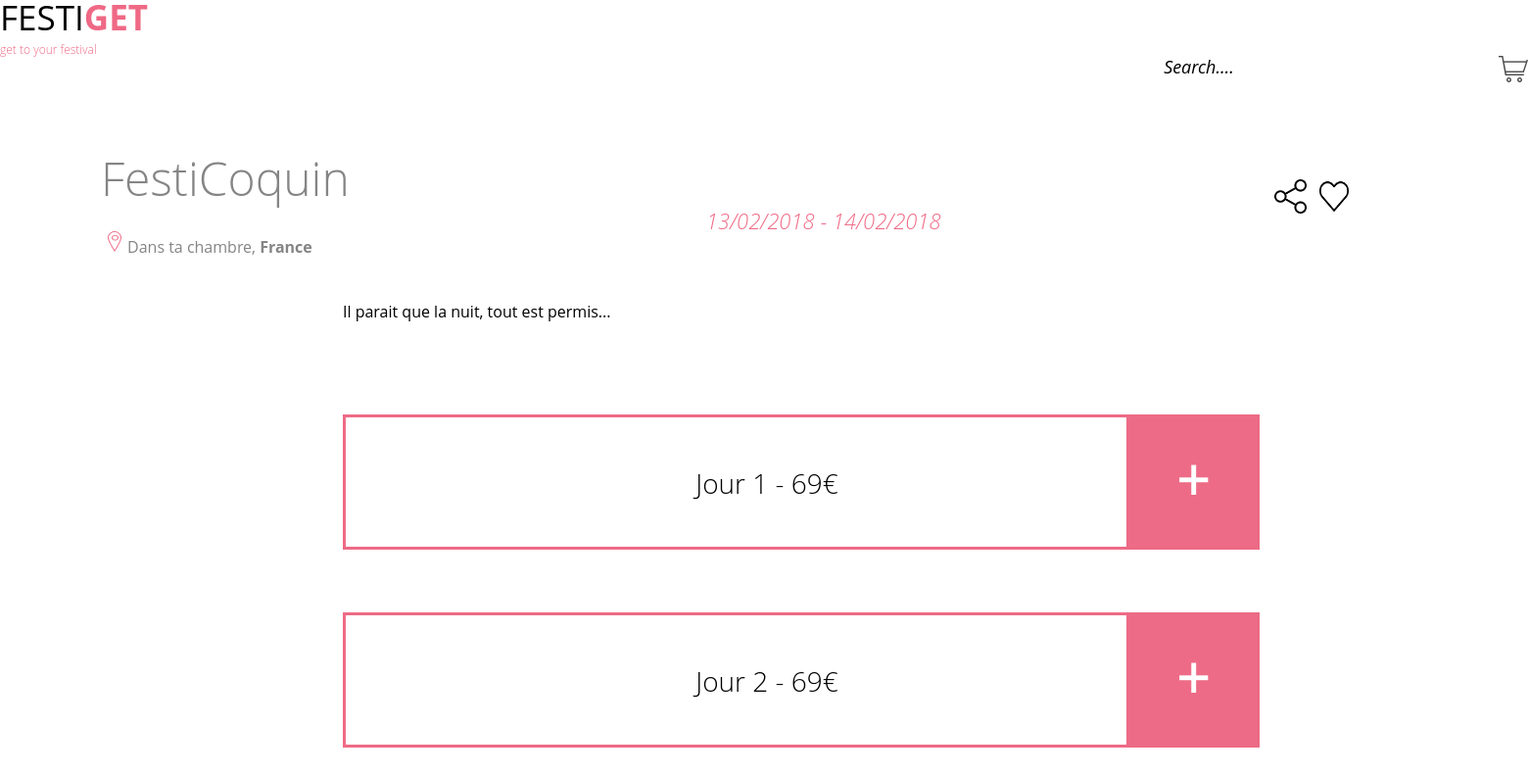
Screenshot of /product.php?id=1 with the database file from the repository.
### tables this page shows
CREATE TABLE `fest` (
  `id` int(11) NOT NULL AUTO_INCREMENT,
  `name` varchar(255) NOT NULL,
  `place` varchar(255) NOT NULL,
  `start` varchar(255) NOT NULL,
  `end` varchar(255) NOT NULL,
  `description` text NOT NULL,
  `ticket_count_d1` int(11) NOT NULL,
  `ticket_count_d2` int(11) NOT NULL,
  `ticket_count_d3` int(11) NOT NULL,
  `ticket_price_d1` int(11) NOT NULL,
  `ticket_price_d2` int(11) NOT NULL,
  `ticket_price_d3` int(11) NOT NULL,
  PRIMARY KEY (`id`),
  UNIQUE KEY `id` (`id`)
);

### product.php (the view, shortened to what this page needs)
<?php
require_once "connection.php";
$data_fetcher = $connection->prepare("
SELECT
  `id`,
  name,
  `place`,
  `start`,
  `end`,
  `description`,
  `ticket_count_d1`,
  `ticket_count_d2`,
  `ticket_count_d3`,
  `ticket_price_d1`,
  `ticket_price_d2`,
  `ticket_price_d3`
FROM
  `fest`");
$data_fetcher->execute();
$data = $data_fetcher->fetchAll();
$i = 0;
while (isset($data[$i])) {
    if ($data[$i]["id"] == $_GET["id"]) {
        $index = $i;
    }
    $i++;
}
?>
<!DOCTYPE html>
    <html>
    <head>
        <link rel="stylesheet" href="assets/css/product.css">
        <link rel="stylesheet" href="assets/css/reset.css">
    </head>
    <body>
         <header class="header">
             <div class="Container">
                 <section class="homePage">
                     <div class="headerLogo">
                         <h1 class="H1">FESTI<span class="getcolor">GET</span></h1>
                         <h2 class="H2">get to your festival</h2>
                     </div>
                     <div class="headerRechercher">
                         <img class="cadi" src="assets/img/cartcadi.png" alt="">
                         <h1 class="Rechercher">Search….</h1>
                     </div>
                     <div class="textNomFestival">
                         <p class="textPosition"><?php echo $data[$index]['name']; ?></p>
                         <div class="picto">
                             <img class="share" src="assets/img/share.png" alt="">
                             <img class="heart" src="assets/img/heart.png" alt="">
                         </div>
                     </div>
                     <div class="textDate">
                         <p class="textPosition2"><?php echo $data[$index]['start'] . " - " . $data[$index]['end'] ?></p>
                     </div>
                     <div class="textLieu">
                         <div class="Pin">
                             <img class="pinPosition" src="assets/img/pin.png" alt="">
                         </div>
                         <p class="textPosition3"><?php echo $data[$index]['place'] ?>, <span class="franceBold">France</span></p>
                     </div>
                     <div class="description_container">
                         <p class="decription" style="margin-left: 350px; margin-top: 50px; font-family: 'Open Sans';"><?php echo $data[$index]["description"] ?></p>
                     </div>
                     <div class="rectangle">
                         <div class="button_day" style="<?php if ($data[$index]['ticket_count_d1'] == -1) {echo "display: none";} ?>">
                             <div class="rectangleRose">
                                 <p class="festival27F">Jour 1 <?php if ($data[$index]['ticket_count_d1'] != -1) {echo " - " . $data[$index]["ticket_price_d1"] . "€";} ?></p>
                             </div>
                             <div class="carreRose">
                                 <img class="plus" src="assets/img/plus.png" alt="">
                             </div>
                         </div>
                         <div class="button_day" style="<?php if ($data[$index]['ticket_count_d2'] == -1) {echo "display: none";} ?>">
                             <div class="rectangleRose2">
                                <p class="festival27F">Jour 2 <?php if ($data[$index]['ticket_count_d2'] != -1) {echo " - " . $data[$index]["ticket_price_d2"] . "€";} ?></p>
                             </div>
                             <div class="carreRose">
                                 <img class="plus" src="assets/img/plus.png" alt="">
                         </div>
                         </div>
                     </div>
                 </section>
             </div>
         </header>
    </body>
</html>

### assets/css/product.css (style rules this page uses)
.homePage { width: 98vw; height: 100vh; position: relative; font-family: "Open Sans"; }
.H1 { font-size: 35px; margin-bottom: 10px; }
.getcolor { color: #EF6985; font-weight: bold; }
.H2 { font-weight: lighter; font-size: 12px; color: #EF6985; }
.Rechercher { position: relative; text-align: right; margin-top: -43px; font-size: 18px; font-style: italic; margin-right: 269px; }
.cadi { position: relative; margin-left: 1530px; width: 30px; height: 27px; }
.textNomFestival { font-family: "Open sans"; font-size: 48px; font-weight: lighter; color: #858585; }
.textPosition { margin-left: 103px; margin-top: 81px; }
.picto { margin-left: 1300px; margin-top: -30px; }
.share { position: relative; height: 35px; width: 35px; }
.heart { position: relative; height: 35px; width: 30px; }
.textDate { font-family: "Open sans"; font-size: 22px; font-weight: lighter; font-style: italic; }
.textPosition2 { margin-left: 721px; margin-top: -10px; color: #EF6985; }
.textLieu { font-family: "Open sans"; }
.pinPosition { margin-left: 110px; }
.textPosition3 { margin-left: 130px; margin-top: -15px; color: #858585; }
.franceBold { font-family: "Open sans"; font-weight: bold; }
.rectangleRose { margin-top: 97px; width: 930px; height: 132px; border: 3px solid #ED6B86; margin-left: 350px; }
.festival27F { position: relative; font-family: "Open sans"; font-weight: lighter; text-align: center; font-size: 28px; margin-top: 53px; margin-left: -70px; }
.carreRose { position: relative; width: 136px; height: 132px; background-color: #ED6B86; margin-top: -135px; margin-left: 1150px; }
.rectangleRose2 { margin-top: 67px; margin-left: 350px; width: 930px; height: 132px; border: 3px solid #ED6B86; }
.plus { margin-top: 48px; margin-left: 54px; }

### rows the page displays
fest: name "FestiCoquin", start "13/02/2018", end "14/02/2018", place "Dans ta chambre", description "Il parait que la nuit, tout est permis...", ticket_price_d1 "69", ticket_price_d2 "69"
